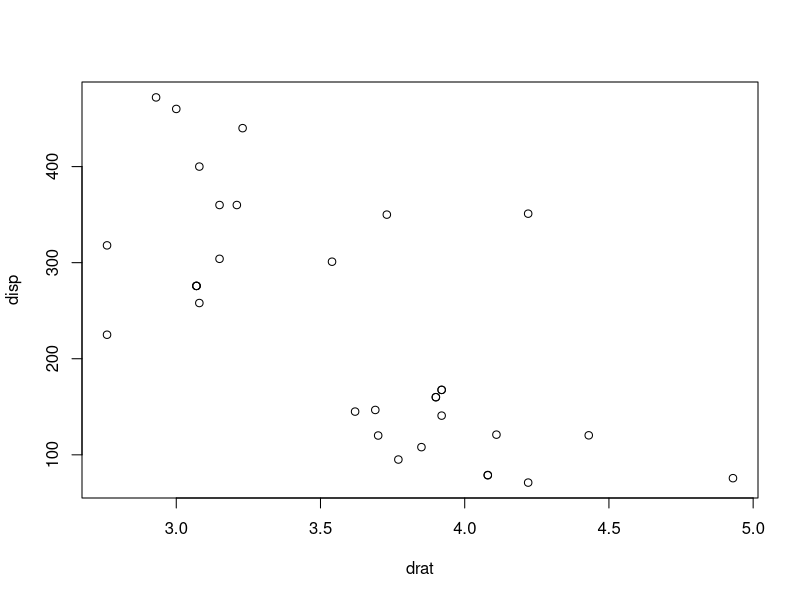
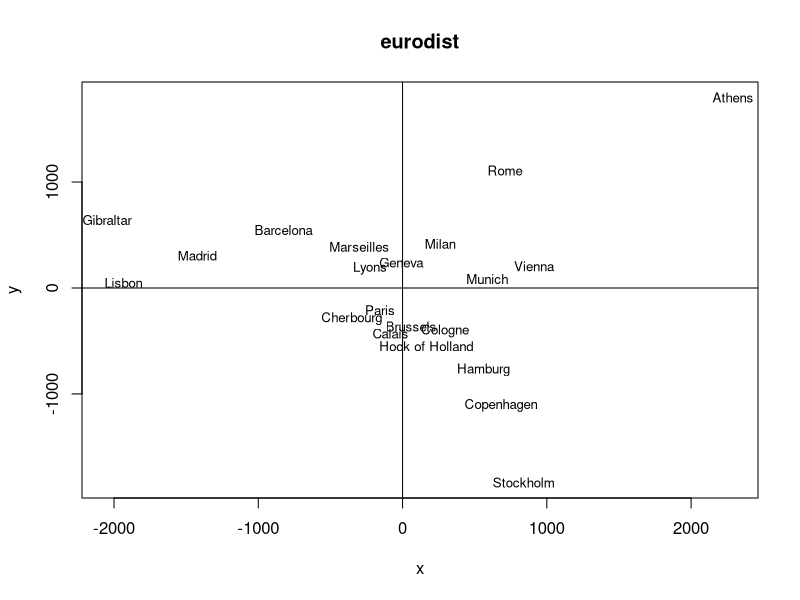
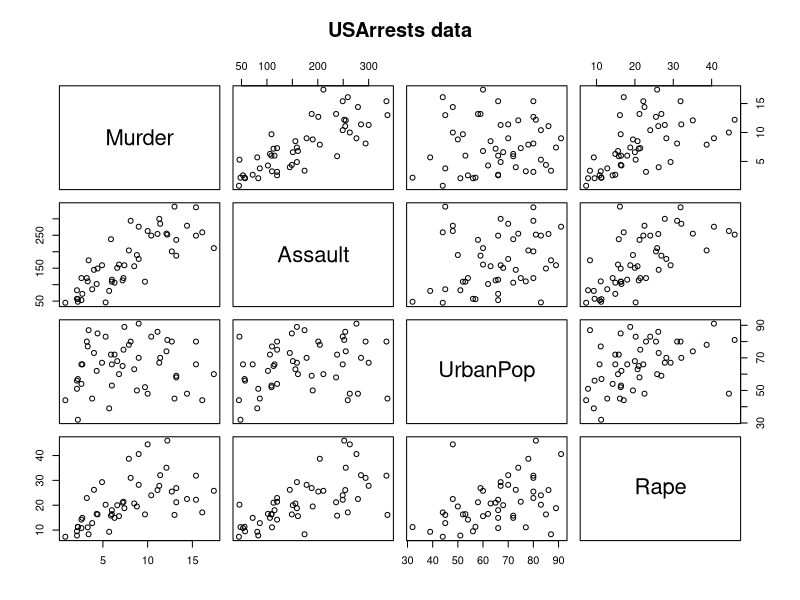
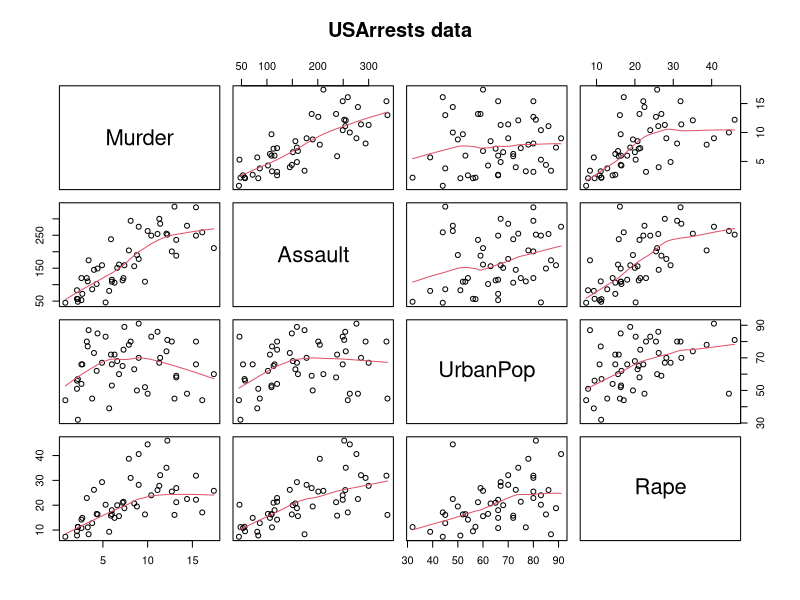
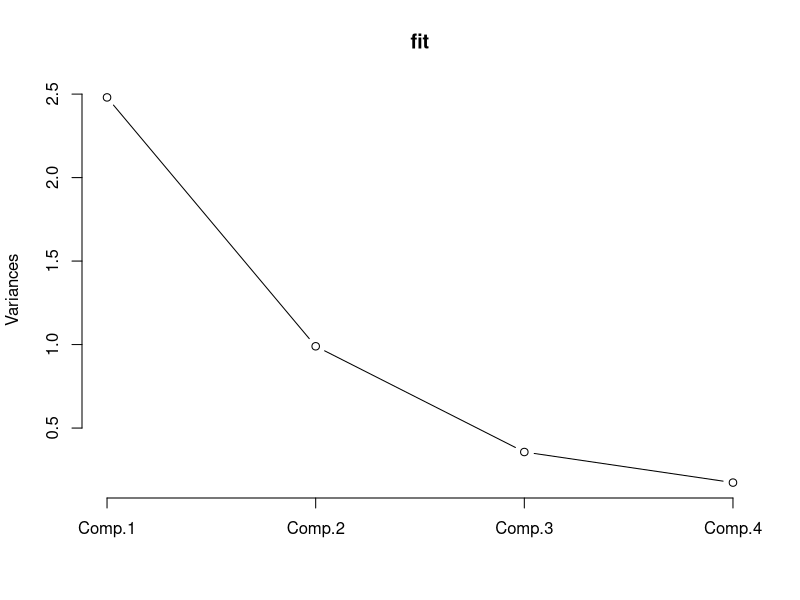
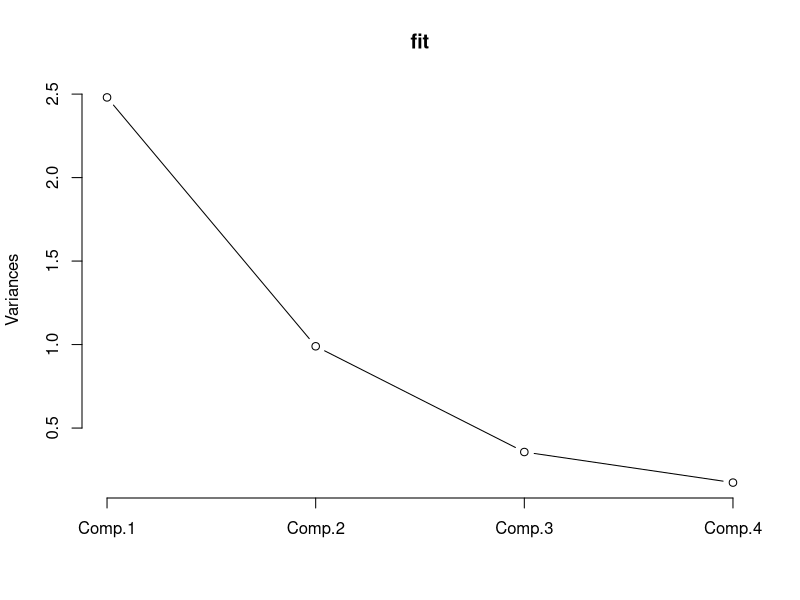
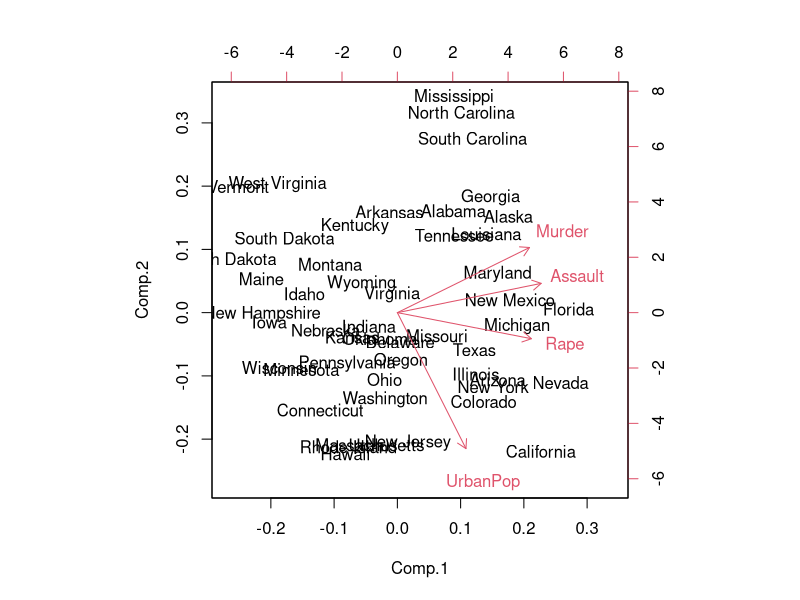
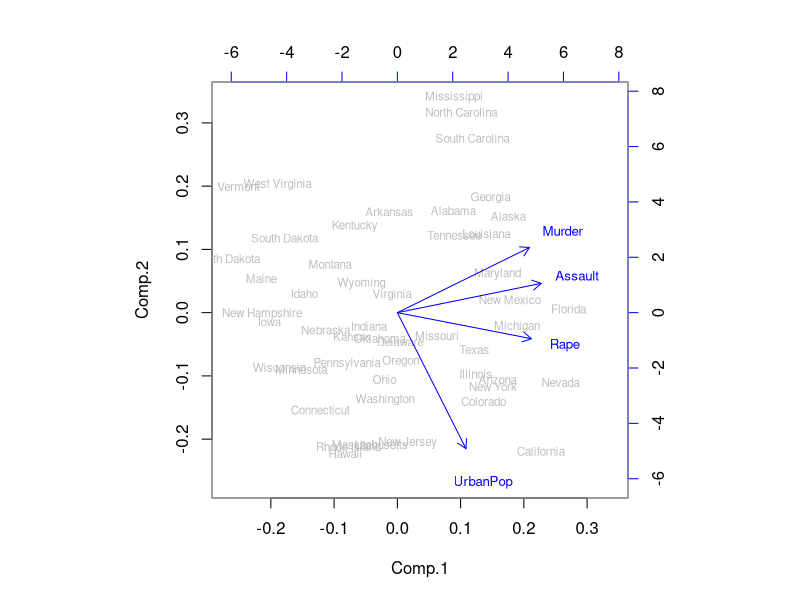

Here is the R script that generated these plots, in order:
### p404 ~ 421, 30분 예상
### ADsP 데이터분석 과목 > 2. 통계 분석 > 3절 다변량 분석

install.packages("Hmisc")
library(Hmisc)
data(mtcars)
head(mtcars)

drat <- mtcars$drat
disp <- mtcars$disp
plot(drat, disp)

# 상관계수
cor(drat, disp)
# 상관계수 행렬: 여러 변수의 상관관계
# 상관계수(correlation coefficient)와 유의확률(p-value)를 동시에 계산
rcorr(as.matrix(mtcars), type="pearson") #걍 cor()은 아니잖아?
#p val :f 0이면 좋아!!/수 크면 의미 x
rst <- rcorr(as.matrix(mtcars), type="pearson")
str(rst)
rst$r
rst$n
rst$P

cov(mtcars)
# 순서를 가지고 상관계수 
rcorr(as.matrix(mtcars), type="spearman")

########################
# p412 다차원 척도볍
data(eurodist)
str(eurodist)
eurodist
#삼차원으로도 늘릴수 있음?
# Classical Multidimensional Scaling ;cmdscale
loc <- cmdscale(eurodist)
loc
dev.off()  #머더라 정리해주는아이
x <- loc[,1]
y <- loc[,2]
plot(x, y, type="n", main="eurodist")
text(x, y, rownames(loc), cex=.8)
abline(v=0, h=0)

# 변환할 차수 지정 가능, 인자 k
cmdscale(eurodist, k=3)

###########################
# p414 주성분 분석
library(datasets)

data("USArrests")
str(USArrests)
head(USArrests)
summary(USArrests)

# 산점도 행렬
pairs(USArrests, main="USArrests data") 
pairs(USArrests, panel=panel.smooth, main="USArrests data") 

# 주성분 분석 (PCA: Principal Component Analysis)
# 변수 간 상관관계를 기반으로 주성분을 추출
# cor = TRUE: 변수 표준화(정규화) 후 PCA 수행 
# 서로 다른 단위를 가진 변수들(Murder, Assault, etc)을 동등하게 처리
fit <- princomp(USArrests, cor=T)
# 각 주성분(Comp.1 ~ Comp.4)의 표준편차, 분산기여도, 누적기여도를 요약 출력
summary(fit) # proportion of varianve 높은게 중요함!작으면 안써도oo

# 각 주성분에 대한 변수별 계수(로딩값) 출력
# → 주성분이 어떤 변수들의 결합으로 구성됐는지를 보여줌
loadings(fit) #53% 58% 54% 설명하나고 이해하자.
plot(fit, type="lines")  #y가 변동성을 알려줌. 약간 기준이 된는 graph
dev.off()
# plot(fit, type="lines")와 동일
screeplot(fit, type="lines")  #same~

# 각 행의 콤포넌트 값
fit$scores
biplot(fit)


# 색상 넣어서 biplot 출력
biplot(fit, col = c("gray", "blue"), cex = c(0.7, .8))


# prcomp(): 중심화 + 스케일링된 주성분 score 반환 (more numerically reliable)
prcomp(USArrests, scale = TRUE)
